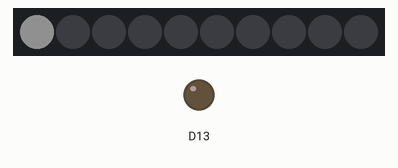
Simulated run of this sketch. Board: Adafruit Circuit Playground Express. On the bench: 10 RGB LEDs in strip order, left to right, output pins drawn as LEDs (lit = HIGH). Dim RGB values are drawn brighter than linear.

Above: at 0.1 s.
At 0.5 s:
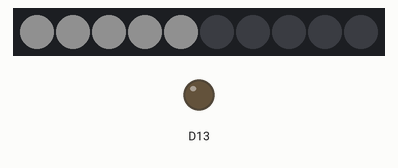
At 1.0 s:
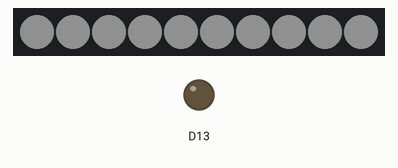

The sketch:

for_loop_example.ino
```cpp
//  File:  BlinkNeoPixel.ino
//
//  Turn on a NeoPixel on for one second, then off for one second, repeatedly.
//  The NeoPixel is specified by the nPixel variable in the loop() function.
//
//  Reference:  https://learn.adafruit.com/circuit-playground-lesson-number-0/neopixels

#include <Adafruit_CircuitPlayground.h>


// -- The setup function runs only once after power is first applied or reset
void setup() {
  CircuitPlayground.begin();
}

// -- The loop function runs over and over again forever
void loop() {
  int nPixel = 3;   //  Number of NeoPixel to turn on and off
  int iRed = 200;   //  Amount of red to display.    0 <= iRed <= 255
  int iGreen = 200;   //  Amount of green to display.  0 <= iGreen <= 255
  int iBlue = 200;
   for(int i = 0; i< 10; i++){
    CircuitPlayground.setPixelColor(i, iRed, iGreen, iBlue);
    delay(100);
  }
}
```
